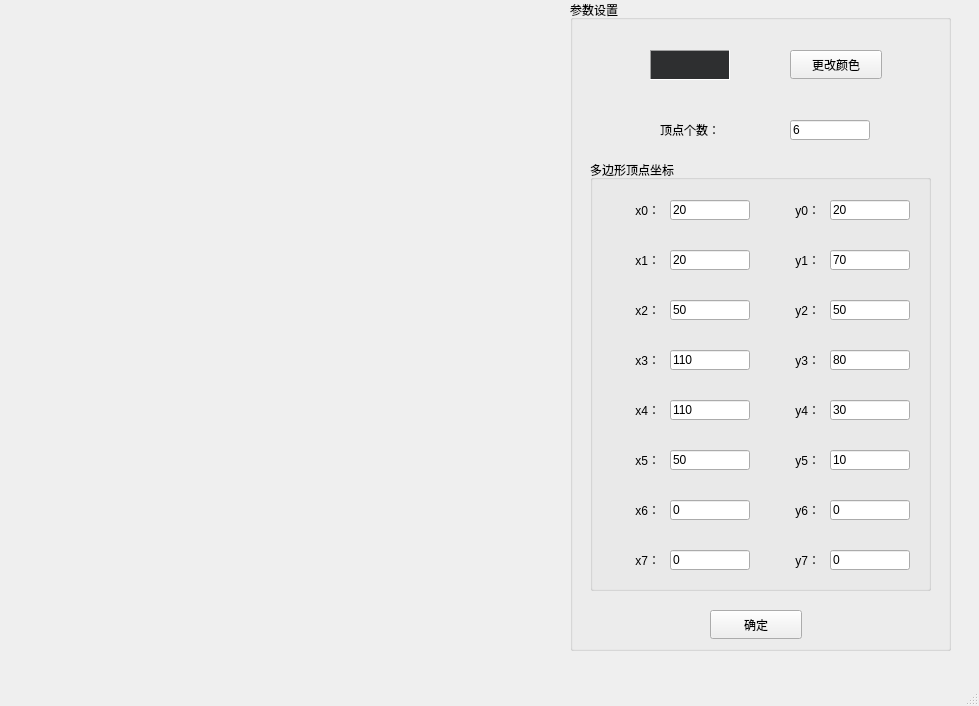
<?xml version="1.0" encoding="UTF-8"?>
<ui version="4.0">
 <class>MainWindow</class>
 <widget class="QMainWindow" name="MainWindow">
  <property name="geometry">
   <rect>
    <x>0</x>
    <y>0</y>
    <width>979</width>
    <height>706</height>
   </rect>
  </property>
  <property name="windowTitle">
   <string>多边形：有序边表算法</string>
  </property>
  <widget class="QWidget" name="centralwidget">
   <widget class="QGroupBox" name="groupBox_set">
    <property name="geometry">
     <rect>
      <x>570</x>
      <y>0</y>
      <width>381</width>
      <height>651</height>
     </rect>
    </property>
    <property name="title">
     <string>参数设置</string>
    </property>
    <widget class="QFrame" name="frame_color">
     <property name="geometry">
      <rect>
       <x>80</x>
       <y>50</y>
       <width>80</width>
       <height>30</height>
      </rect>
     </property>
     <property name="palette">
      <palette>
       <active>
        <colorrole role="WindowText">
         <brush brushstyle="SolidPattern">
          <color alpha="255">
           <red>0</red>
           <green>0</green>
           <blue>255</blue>
          </color>
         </brush>
        </colorrole>
        <colorrole role="Text">
         <brush brushstyle="SolidPattern">
          <color alpha="255">
           <red>0</red>
           <green>0</green>
           <blue>255</blue>
          </color>
         </brush>
        </colorrole>
        <colorrole role="Base">
         <brush brushstyle="SolidPattern">
          <color alpha="255">
           <red>0</red>
           <green>0</green>
           <blue>255</blue>
          </color>
         </brush>
        </colorrole>
        <colorrole role="Window">
         <brush brushstyle="SolidPattern">
          <color alpha="255">
           <red>0</red>
           <green>0</green>
           <blue>255</blue>
          </color>
         </brush>
        </colorrole>
        <colorrole role="Link">
         <brush brushstyle="SolidPattern">
          <color alpha="255">
           <red>0</red>
           <green>0</green>
           <blue>255</blue>
          </color>
         </brush>
        </colorrole>
       </active>
       <inactive>
        <colorrole role="WindowText">
         <brush brushstyle="SolidPattern">
          <color alpha="255">
           <red>208</red>
           <green>208</green>
           <blue>208</blue>
          </color>
         </brush>
        </colorrole>
        <colorrole role="Text">
         <brush brushstyle="SolidPattern">
          <color alpha="255">
           <red>208</red>
           <green>208</green>
           <blue>208</blue>
          </color>
         </brush>
        </colorrole>
        <colorrole role="Base">
         <brush brushstyle="SolidPattern">
          <color alpha="255">
           <red>46</red>
           <green>47</green>
           <blue>48</blue>
          </color>
         </brush>
        </colorrole>
        <colorrole role="Window">
         <brush brushstyle="SolidPattern">
          <color alpha="255">
           <red>46</red>
           <green>47</green>
           <blue>48</blue>
          </color>
         </brush>
        </colorrole>
        <colorrole role="Link">
         <brush brushstyle="SolidPattern">
          <color alpha="255">
           <red>0</red>
           <green>122</green>
           <blue>244</blue>
          </color>
         </brush>
        </colorrole>
       </inactive>
       <disabled>
        <colorrole role="WindowText">
         <brush brushstyle="SolidPattern">
          <color alpha="96">
           <red>164</red>
           <green>166</green>
           <blue>168</blue>
          </color>
         </brush>
        </colorrole>
        <colorrole role="Text">
         <brush brushstyle="SolidPattern">
          <color alpha="96">
           <red>164</red>
           <green>166</green>
           <blue>168</blue>
          </color>
         </brush>
        </colorrole>
        <colorrole role="Base">
         <brush brushstyle="SolidPattern">
          <color alpha="255">
           <red>0</red>
           <green>0</green>
           <blue>255</blue>
          </color>
         </brush>
        </colorrole>
        <colorrole role="Window">
         <brush brushstyle="SolidPattern">
          <color alpha="255">
           <red>0</red>
           <green>0</green>
           <blue>255</blue>
          </color>
         </brush>
        </colorrole>
        <colorrole role="Link">
         <brush brushstyle="SolidPattern">
          <color alpha="255">
           <red>0</red>
           <green>122</green>
           <blue>244</blue>
          </color>
         </brush>
        </colorrole>
       </disabled>
      </palette>
     </property>
     <property name="autoFillBackground">
      <bool>true</bool>
     </property>
     <property name="frameShape">
      <enum>QFrame::Panel</enum>
     </property>
     <property name="frameShadow">
      <enum>QFrame::Sunken</enum>
     </property>
    </widget>
    <widget class="QPushButton" name="pushButton_color">
     <property name="geometry">
      <rect>
       <x>220</x>
       <y>50</y>
       <width>92</width>
       <height>29</height>
      </rect>
     </property>
     <property name="text">
      <string>更改颜色</string>
     </property>
    </widget>
    <widget class="QPushButton" name="pushButton_ok">
     <property name="geometry">
      <rect>
       <x>140</x>
       <y>610</y>
       <width>92</width>
       <height>29</height>
      </rect>
     </property>
     <property name="text">
      <string>确定</string>
     </property>
    </widget>
    <widget class="QLabel" name="label">
     <property name="geometry">
      <rect>
       <x>90</x>
       <y>120</y>
       <width>69</width>
       <height>20</height>
      </rect>
     </property>
     <property name="text">
      <string>顶点个数：</string>
     </property>
    </widget>
    <widget class="QLineEdit" name="lineEdit_n">
     <property name="geometry">
      <rect>
       <x>220</x>
       <y>120</y>
       <width>80</width>
       <height>20</height>
      </rect>
     </property>
     <property name="text">
      <string>6</string>
     </property>
    </widget>
    <widget class="QGroupBox" name="groupBox_nodeList">
     <property name="geometry">
      <rect>
       <x>20</x>
       <y>160</y>
       <width>341</width>
       <height>431</height>
      </rect>
     </property>
     <property name="title">
      <string>多边形顶点坐标</string>
     </property>
     <widget class="QLineEdit" name="lineEdit_x0">
      <property name="geometry">
       <rect>
        <x>80</x>
        <y>40</y>
        <width>80</width>
        <height>20</height>
       </rect>
      </property>
      <property name="text">
       <string>20</string>
      </property>
     </widget>
     <widget class="QLabel" name="label_x0">
      <property name="geometry">
       <rect>
        <x>20</x>
        <y>40</y>
        <width>50</width>
        <height>20</height>
       </rect>
      </property>
      <property name="text">
       <string>x0：</string>
      </property>
      <property name="alignment">
       <set>Qt::AlignRight|Qt::AlignTrailing|Qt::AlignVCenter</set>
      </property>
     </widget>
     <widget class="QLabel" name="label_y0">
      <property name="geometry">
       <rect>
        <x>180</x>
        <y>40</y>
        <width>50</width>
        <height>20</height>
       </rect>
      </property>
      <property name="text">
       <string>y0：</string>
      </property>
      <property name="alignment">
       <set>Qt::AlignRight|Qt::AlignTrailing|Qt::AlignVCenter</set>
      </property>
     </widget>
     <widget class="QLineEdit" name="lineEdit_y0">
      <property name="geometry">
       <rect>
        <x>240</x>
        <y>40</y>
        <width>80</width>
        <height>20</height>
       </rect>
      </property>
      <property name="text">
       <string>20</string>
      </property>
     </widget>
     <widget class="QLabel" name="label_x1_5">
      <property name="geometry">
       <rect>
        <x>180</x>
        <y>90</y>
        <width>50</width>
        <height>20</height>
       </rect>
      </property>
      <property name="text">
       <string>y1：</string>
      </property>
      <property name="alignment">
       <set>Qt::AlignRight|Qt::AlignTrailing|Qt::AlignVCenter</set>
      </property>
     </widget>
     <widget class="QLineEdit" name="lineEdit_y1">
      <property name="geometry">
       <rect>
        <x>240</x>
        <y>90</y>
        <width>80</width>
        <height>20</height>
       </rect>
      </property>
      <property name="text">
       <string>70</string>
      </property>
     </widget>
     <widget class="QLabel" name="label_x1">
      <property name="geometry">
       <rect>
        <x>20</x>
        <y>90</y>
        <width>50</width>
        <height>20</height>
       </rect>
      </property>
      <property name="text">
       <string>x1：</string>
      </property>
      <property name="alignment">
       <set>Qt::AlignRight|Qt::AlignTrailing|Qt::AlignVCenter</set>
      </property>
     </widget>
     <widget class="QLineEdit" name="lineEdit_x1">
      <property name="geometry">
       <rect>
        <x>80</x>
        <y>90</y>
        <width>80</width>
        <height>20</height>
       </rect>
      </property>
      <property name="text">
       <string>20</string>
      </property>
     </widget>
     <widget class="QLabel" name="label_x1_7">
      <property name="geometry">
       <rect>
        <x>180</x>
        <y>140</y>
        <width>50</width>
        <height>20</height>
       </rect>
      </property>
      <property name="text">
       <string>y2：</string>
      </property>
      <property name="alignment">
       <set>Qt::AlignRight|Qt::AlignTrailing|Qt::AlignVCenter</set>
      </property>
     </widget>
     <widget class="QLineEdit" name="lineEdit_y2">
      <property name="geometry">
       <rect>
        <x>240</x>
        <y>140</y>
        <width>80</width>
        <height>20</height>
       </rect>
      </property>
      <property name="text">
       <string>50</string>
      </property>
     </widget>
     <widget class="QLabel" name="label_x1_8">
      <property name="geometry">
       <rect>
        <x>20</x>
        <y>140</y>
        <width>50</width>
        <height>20</height>
       </rect>
      </property>
      <property name="text">
       <string>x2：</string>
      </property>
      <property name="alignment">
       <set>Qt::AlignRight|Qt::AlignTrailing|Qt::AlignVCenter</set>
      </property>
     </widget>
     <widget class="QLineEdit" name="lineEdit_x2">
      <property name="geometry">
       <rect>
        <x>80</x>
        <y>140</y>
        <width>80</width>
        <height>20</height>
       </rect>
      </property>
      <property name="text">
       <string>50</string>
      </property>
     </widget>
     <widget class="QLabel" name="label_x1_9">
      <property name="geometry">
       <rect>
        <x>180</x>
        <y>190</y>
        <width>50</width>
        <height>20</height>
       </rect>
      </property>
      <property name="text">
       <string>y3：</string>
      </property>
      <property name="alignment">
       <set>Qt::AlignRight|Qt::AlignTrailing|Qt::AlignVCenter</set>
      </property>
     </widget>
     <widget class="QLineEdit" name="lineEdit_y3">
      <property name="geometry">
       <rect>
        <x>240</x>
        <y>190</y>
        <width>80</width>
        <height>20</height>
       </rect>
      </property>
      <property name="text">
       <string>80</string>
      </property>
     </widget>
     <widget class="QLabel" name="label_x1_10">
      <property name="geometry">
       <rect>
        <x>20</x>
        <y>190</y>
        <width>50</width>
        <height>20</height>
       </rect>
      </property>
      <property name="text">
       <string>x3：</string>
      </property>
      <property name="alignment">
       <set>Qt::AlignRight|Qt::AlignTrailing|Qt::AlignVCenter</set>
      </property>
     </widget>
     <widget class="QLineEdit" name="lineEdit_x3">
      <property name="geometry">
       <rect>
        <x>80</x>
        <y>190</y>
        <width>80</width>
        <height>20</height>
       </rect>
      </property>
      <property name="text">
       <string>110</string>
      </property>
     </widget>
     <widget class="QLabel" name="label_x1_11">
      <property name="geometry">
       <rect>
        <x>180</x>
        <y>240</y>
        <width>50</width>
        <height>20</height>
       </rect>
      </property>
      <property name="text">
       <string>y4：</string>
      </property>
      <property name="alignment">
       <set>Qt::AlignRight|Qt::AlignTrailing|Qt::AlignVCenter</set>
      </property>
     </widget>
     <widget class="QLineEdit" name="lineEdit_y4">
      <property name="geometry">
       <rect>
        <x>240</x>
        <y>240</y>
        <width>80</width>
        <height>20</height>
       </rect>
      </property>
      <property name="text">
       <string>30</string>
      </property>
     </widget>
     <widget class="QLabel" name="label_x1_12">
      <property name="geometry">
       <rect>
        <x>20</x>
        <y>240</y>
        <width>50</width>
        <height>20</height>
       </rect>
      </property>
      <property name="text">
       <string>x4：</string>
      </property>
      <property name="alignment">
       <set>Qt::AlignRight|Qt::AlignTrailing|Qt::AlignVCenter</set>
      </property>
     </widget>
     <widget class="QLineEdit" name="lineEdit_x4">
      <property name="geometry">
       <rect>
        <x>80</x>
        <y>240</y>
        <width>80</width>
        <height>20</height>
       </rect>
      </property>
      <property name="text">
       <string>110</string>
      </property>
     </widget>
     <widget class="QLabel" name="label_x1_13">
      <property name="geometry">
       <rect>
        <x>180</x>
        <y>290</y>
        <width>50</width>
        <height>20</height>
       </rect>
      </property>
      <property name="text">
       <string>y5：</string>
      </property>
      <property name="alignment">
       <set>Qt::AlignRight|Qt::AlignTrailing|Qt::AlignVCenter</set>
      </property>
     </widget>
     <widget class="QLineEdit" name="lineEdit_y5">
      <property name="geometry">
       <rect>
        <x>240</x>
        <y>290</y>
        <width>80</width>
        <height>20</height>
       </rect>
      </property>
      <property name="text">
       <string>10</string>
      </property>
     </widget>
     <widget class="QLabel" name="label_x1_14">
      <property name="geometry">
       <rect>
        <x>20</x>
        <y>290</y>
        <width>50</width>
        <height>20</height>
       </rect>
      </property>
      <property name="text">
       <string>x5：</string>
      </property>
      <property name="alignment">
       <set>Qt::AlignRight|Qt::AlignTrailing|Qt::AlignVCenter</set>
      </property>
     </widget>
     <widget class="QLineEdit" name="lineEdit_x5">
      <property name="geometry">
       <rect>
        <x>80</x>
        <y>290</y>
        <width>80</width>
        <height>20</height>
       </rect>
      </property>
      <property name="text">
       <string>50</string>
      </property>
     </widget>
     <widget class="QLabel" name="label_x1_15">
      <property name="geometry">
       <rect>
        <x>180</x>
        <y>340</y>
        <width>50</width>
        <height>20</height>
       </rect>
      </property>
      <property name="text">
       <string>y6：</string>
      </property>
      <property name="alignment">
       <set>Qt::AlignRight|Qt::AlignTrailing|Qt::AlignVCenter</set>
      </property>
     </widget>
     <widget class="QLineEdit" name="lineEdit_y6">
      <property name="geometry">
       <rect>
        <x>240</x>
        <y>340</y>
        <width>80</width>
        <height>20</height>
       </rect>
      </property>
      <property name="text">
       <string>0</string>
      </property>
     </widget>
     <widget class="QLabel" name="label_x1_16">
      <property name="geometry">
       <rect>
        <x>20</x>
        <y>340</y>
        <width>50</width>
        <height>20</height>
       </rect>
      </property>
      <property name="text">
       <string>x6：</string>
      </property>
      <property name="alignment">
       <set>Qt::AlignRight|Qt::AlignTrailing|Qt::AlignVCenter</set>
      </property>
     </widget>
     <widget class="QLineEdit" name="lineEdit_x6">
      <property name="geometry">
       <rect>
        <x>80</x>
        <y>340</y>
        <width>80</width>
        <height>20</height>
       </rect>
      </property>
      <property name="text">
       <string>0</string>
      </property>
     </widget>
     <widget class="QLabel" name="label_x1_17">
      <property name="geometry">
       <rect>
        <x>180</x>
        <y>390</y>
        <width>50</width>
        <height>20</height>
       </rect>
      </property>
      <property name="text">
       <string>y7：</string>
      </property>
      <property name="alignment">
       <set>Qt::AlignRight|Qt::AlignTrailing|Qt::AlignVCenter</set>
      </property>
     </widget>
     <widget class="QLineEdit" name="lineEdit_y7">
      <property name="geometry">
       <rect>
        <x>240</x>
        <y>390</y>
        <width>80</width>
        <height>20</height>
       </rect>
      </property>
      <property name="text">
       <string>0</string>
      </property>
     </widget>
     <widget class="QLabel" name="label_x1_18">
      <property name="geometry">
       <rect>
        <x>20</x>
        <y>390</y>
        <width>50</width>
        <height>20</height>
       </rect>
      </property>
      <property name="text">
       <string>x7：</string>
      </property>
      <property name="alignment">
       <set>Qt::AlignRight|Qt::AlignTrailing|Qt::AlignVCenter</set>
      </property>
     </widget>
     <widget class="QLineEdit" name="lineEdit_x7">
      <property name="geometry">
       <rect>
        <x>80</x>
        <y>390</y>
        <width>80</width>
        <height>20</height>
       </rect>
      </property>
      <property name="text">
       <string>0</string>
      </property>
     </widget>
    </widget>
   </widget>
  </widget>
  <widget class="QMenuBar" name="menubar">
   <property name="geometry">
    <rect>
     <x>0</x>
     <y>0</y>
     <width>979</width>
     <height>25</height>
    </rect>
   </property>
  </widget>
  <widget class="QStatusBar" name="statusbar"/>
 </widget>
 <resources/>
 <connections/>
</ui>
